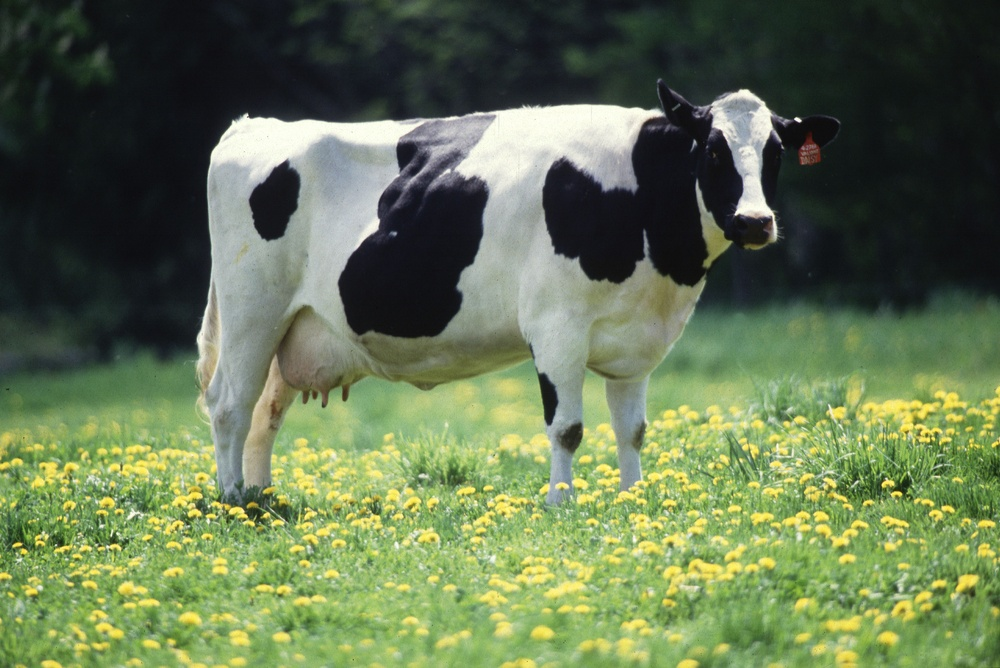
#> input picture Datas/Images/Cow.jpeg, 1000 x 668 px, shrunk from 2700 x 1803 before the run
$ python main.py
#> lines starting #> are read from the running program, lines starting #| are printed output that depends on the picture; after the words box and inside, x2 and y2 are one past the last pixel; in counts of white or black regions, pixels touching at a corner belong together
import cv2
from pathlib import Path

project_root = Path(__file__).resolve().parents[4]
imagePath = project_root / "Datas" / "Images" / "Cow.jpeg"
imageCPath = project_root / "Datas" / "Images" / "table.png"
vidoePath = project_root / "Datas" / "Vidoes" / "Tomatos.mp4"

threshold = 100
image = cv2.imread(imagePath)
#> image is the input picture: shape (668, 1000, 3); mean B, G, R 81.8, 116.4, 101
imageComplex = cv2.imread(imageCPath)
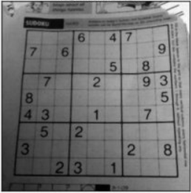
#> input picture Datas/Images/Table.png, 191 x 193 px, shrunk from 516 x 520 before the run, found by its file name
#> imageComplex is the input picture: shape (193, 191, 3); mean B, G, R 113.3, 113.3, 113.3

# Thresholding Mainly Used To Make An Image Binary Useful For Segmentating
imageGray = cv2.cvtColor(image, cv2.COLOR_BGR2GRAY)
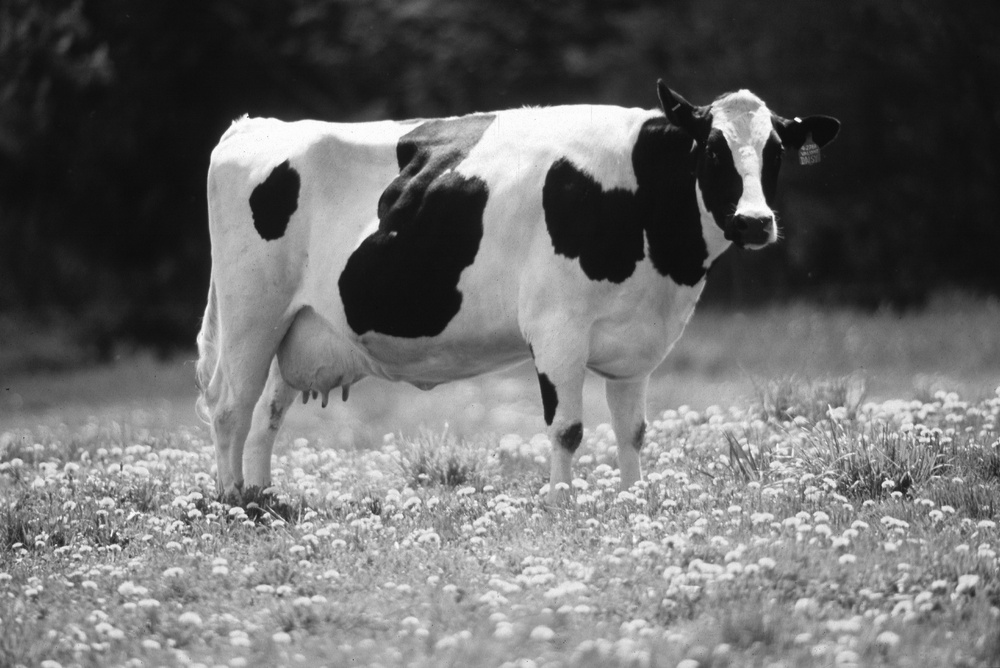
#> imageGray: shape (668, 1000); min 11, max 254, mean 107.9
# Below Num1 Becoms 0 Upper Becoms Num2
ret, binaryImage = cv2.threshold(imageGray, threshold, 255, cv2.THRESH_BINARY)
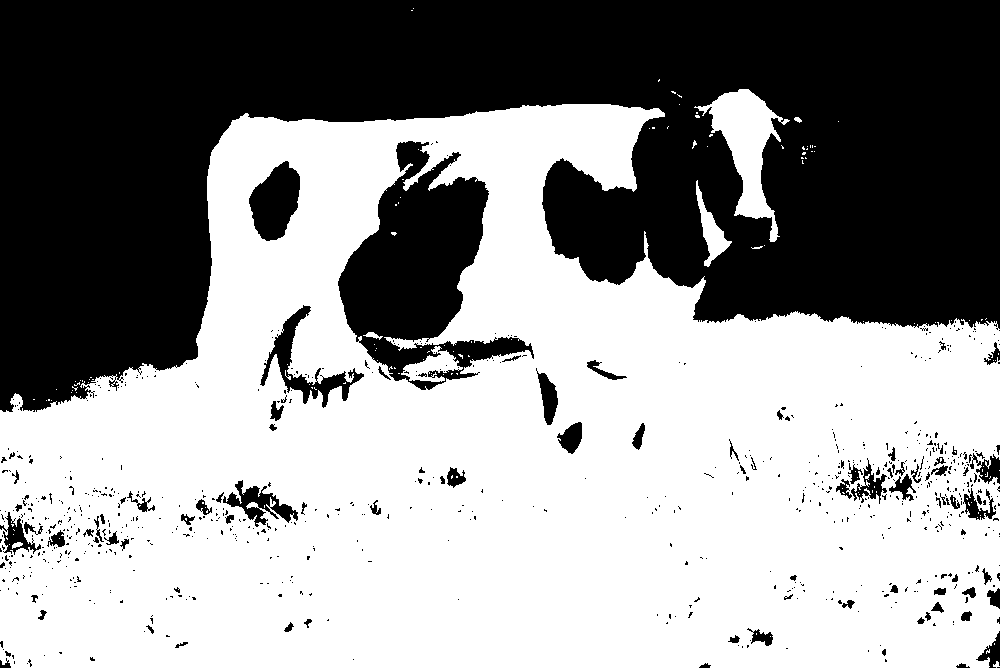
#> binaryImage: shape (668, 1000); 57.5% white; 761 black regions (665 under 20 px), largest, box (x1, y1, x2, y2) and area: (0, 0, 1000, 412) 244681, (338, 141, 534, 390) 21933, (249, 161, 300, 241) 2716
#> ret = 100

# Making It Clearer
binaryImage = cv2.blur(binaryImage, (10, 10))
ret, binaryImage = cv2.threshold(binaryImage, threshold, 255, cv2.THRESH_BINARY)
#> binaryImage: shape (668, 1000); 59.2% white; 39 black regions (6 under 20 px), largest, box (x1, y1, x2, y2) and area: (0, 0, 1000, 411) 243182, (340, 143, 488, 379) 19216, (251, 164, 299, 240) 2495

binaryImage = cv2.blur(binaryImage, (20, 20))
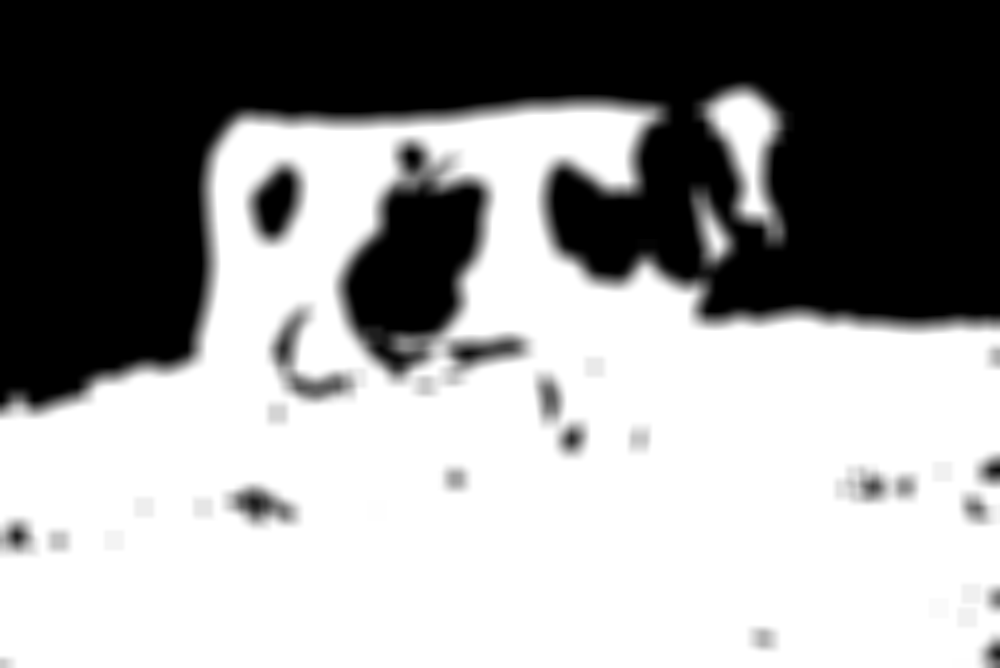
#> binaryImage: shape (668, 1000); min 0, max 255, mean 150.8
ret, binaryImage = cv2.threshold(binaryImage, threshold, 255, cv2.THRESH_BINARY)
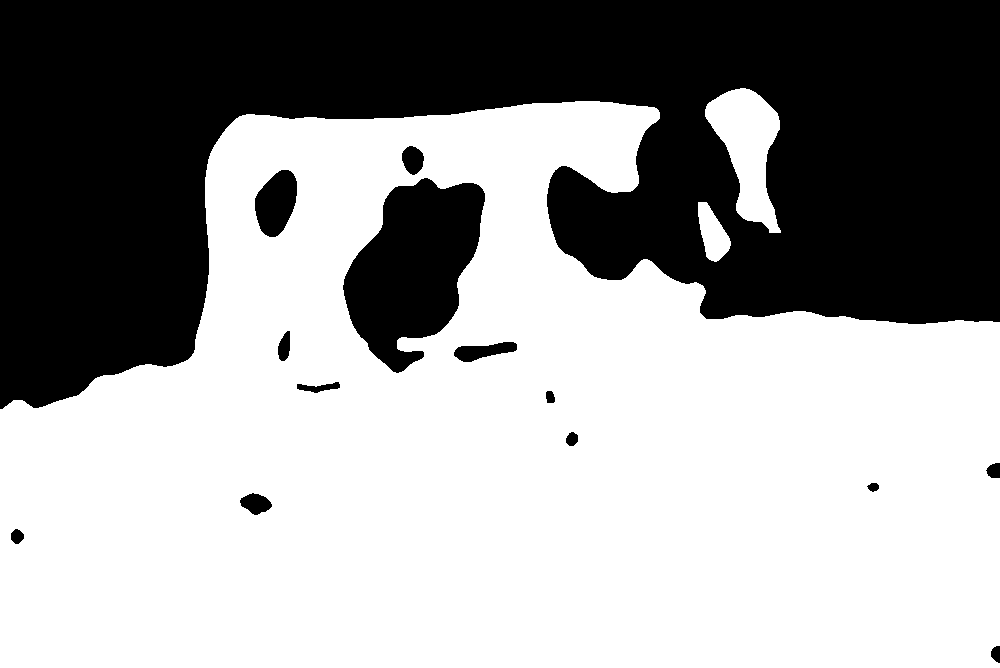
#> binaryImage: shape (668, 1000); 60.8% white; 14 black regions, largest, box (x1, y1, x2, y2) and area: (0, 0, 1000, 409) 239734, (343, 178, 485, 373) 17088, (255, 170, 297, 237) 2023

cv2.imshow("img", image)
cv2.imshow("imgBinary", binaryImage)
cv2.waitKey(0)

# Sometimes Simple Thresholding Will Not Work And We Need Adaptive Threshold
cv2.imshow("img", imageComplex)

imageGray = cv2.cvtColor(imageComplex, cv2.COLOR_BGR2GRAY)
#> imageGray: shape (193, 191)
ret, binaryImage = cv2.threshold(imageGray, threshold, 255, cv2.THRESH_BINARY)
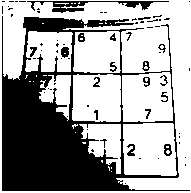
#> binaryImage: shape (193, 191); 63.4% white; 69 black regions (51 under 20 px), largest, box (x1, y1, x2, y2) and area: (2, 16, 190, 191) 12090, (27, 1, 169, 13) 550, (61, 47, 69, 58) 70
cv2.imshow("imgBad", binaryImage)

# First Value Is For The Strength Of Thresholding The Second Is the Sliding Window
binaryImgGood = cv2.adaptiveThreshold(imageGray, 255, cv2.ADAPTIVE_THRESH_GAUSSIAN_C,
                                      cv2.THRESH_BINARY, 21, 4)
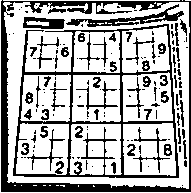
#> binaryImgGood: shape (193, 191); 68.9% white; 133 black regions (78 under 20 px), largest, box (x1, y1, x2, y2) and area: (1, 0, 191, 192) 3870, (13, 24, 179, 178) 3178, (66, 4, 184, 27) 684
cv2.imshow("imgGood", binaryImgGood)
cv2.waitKey(0)
